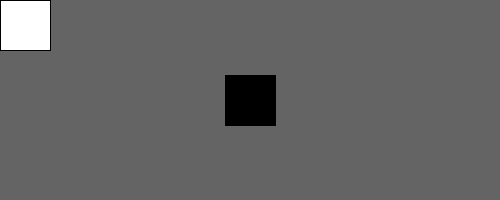
Frame 1 (no input)
Frame 60 (the mouse pressed at the canvas centre just before this capture): identical to frame 1, image omitted
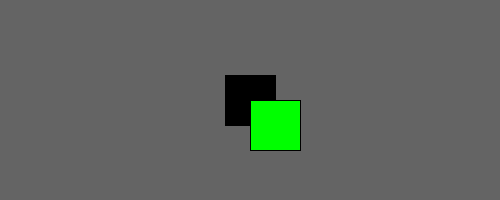
Frame 120 (the mouse held since frame 60 and released just before this capture)

The Processing sketch that drew these frames (run headless with seeded random() and noise(); from frame 60 on, the mouse is pressed at the canvas centre):

// Processing sketch: PlayerDetection
// ── PlayerDetection.pde
int pickupX = 225;
int pickupY = 75;
int pickupSize = 50;
int playerSize = 50;

void setup() {
    size(500, 200);
}

void draw() {

    background(100);
    
    fill(0);
    square(pickupX, pickupY, pickupSize);

    boolean collisionX = (mouseX>(pickupX-pickupSize)) && (mouseX<(pickupX+pickupSize));
    boolean collisionY = (mouseY>(pickupY-pickupSize)) && (mouseY<(pickupY+pickupSize));
    if(collisionX && collisionY){ 
        fill(0,255,0);
    }
    else {
        fill(255);
    }

    square(mouseX, mouseY, playerSize);
}
